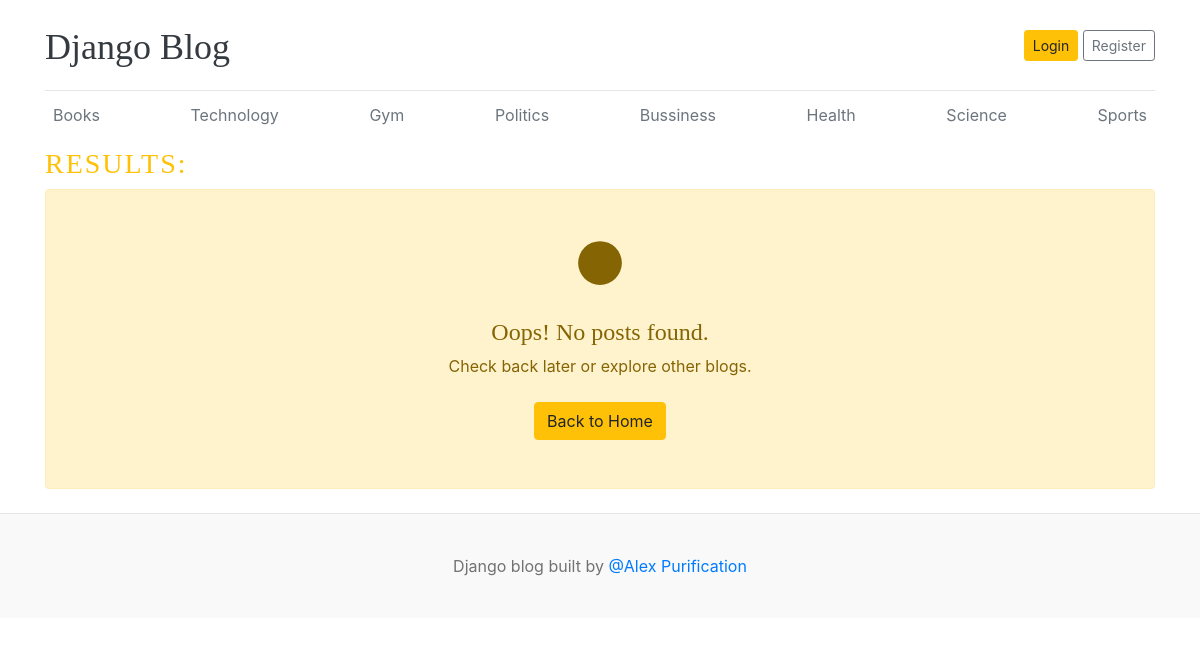
The app's page /blogs/search/ with its own data.
### blogs/models.py (models this page shows, shortened)
class Category(models.Model):
    category_name = models.CharField(max_length=50, unique=True)
    created_at = models.DateTimeField(auto_now_add=True)
    updated_at = models.DateTimeField(auto_now=True)
    def __str__(self):
        return self.category_name
    class Meta:
        verbose_name_plural='categories'

### blogs/views.py (the view, shortened to what this page needs)
# urls.py: path('blogs/search/', blogViews.search, name ='search'),
def search(request):
    search_term = request.GET.get("search_term", "").strip()
    results = Blogs.objects.none()  # empty queryset by default
    data = {
        'results': results,
        'search_term': search_term,
    }
    return render(request, "search_results.html", data)

### blogs/context_processors.py (called while the page is built)
def get_categories(request):
    categories = Category.objects.all().order_by('-created_at')
    return dict(categories=categories)

def get_socialConnects(request):
    socialConnects = SocialConnect.objects.all()
    return dict(socialConnects=socialConnects)

### templates/search_results.html (shortened to what this page needs)
{% extends "components/base.html" %}
{% block content %}
<h3 class="text-uppercase text-warning" style="letter-spacing: 2px">
  Results: {{ search_term }}
</h3>
<div class="row mb-2">
  {% if results %}
    {% for post in results %}
      <div class="col-md-6 mb-3">
        <div class="card border-0 shadow-sm">
          <div class="card-body">
            <h3><a href="{% url 'blogs' post.slug %}" class='text-dark'>{{ post.title }}</a></h3>
            <small class="mb-1 text-muted">
              {{ post.created_at | timesince }} | {{ post.author }}
            </small>
            <p class="card-text">{{ post.short_description | truncatewords:20 }}</p>
          </div>
        </div>
      </div>
    {% endfor %}
  {% else %}
    <div class="col-12">
      <div class="alert alert-warning text-center py-5" role="alert">
        <h4 class="mt-2">Oops! No posts found.</h4>
        <p>Check back later or explore other blogs.</p>
        <a href="{% url 'home' %}" class="btn btn-warning mt-2">Back to Home</a>
      </div>
    </div>
  {% endif %}
</div>
{% endblock %}

### templates/components/base.html (shortened to what this page needs)
<!doctype html>
<html lang="en">
  <head>
    <link
      href="https://getbootstrap.com/docs/4.0/dist/css/bootstrap.min.css"
      rel="stylesheet"
    />
    <link href="/static/css/blog.css" rel="stylesheet" />
    <link rel="stylesheet" href="https://cdnjs.cloudflare.com/ajax/libs/font-awesome/4.7.0/css/font-awesome.min.css">
  </head>
  <body>
    <div class="container">
      {% include "components/header.html" %}
      <div class="nav-scroller py-1 mb-2">
        <nav class="nav d-flex justify-content-between">
          {% for cat in categories %}
            <a class="p-2 text-muted" href="{% url 'post_by_category' cat.id %}">
              {{ cat }}
            </a>
          {% endfor %}
        </nav>
      </div>
      {% block content %}{% endblock %}
    </div>
    {% include "components/footer.html" %}
  </body>
</html>

### static/css/blog.css (style rules this page uses)
h1, h2, h3, h4, h5, h6 { font-family: "Playfair Display", Georgia, "Times New Roman", serif; }

### records on screen
Category: category_name "Books"
Category: category_name "Technology"
Category: category_name "Gym"
Category: category_name "Politics"
Category: category_name "Bussiness"
Category: category_name "Health"
Category: category_name "Science"
Category: category_name "Sports"
